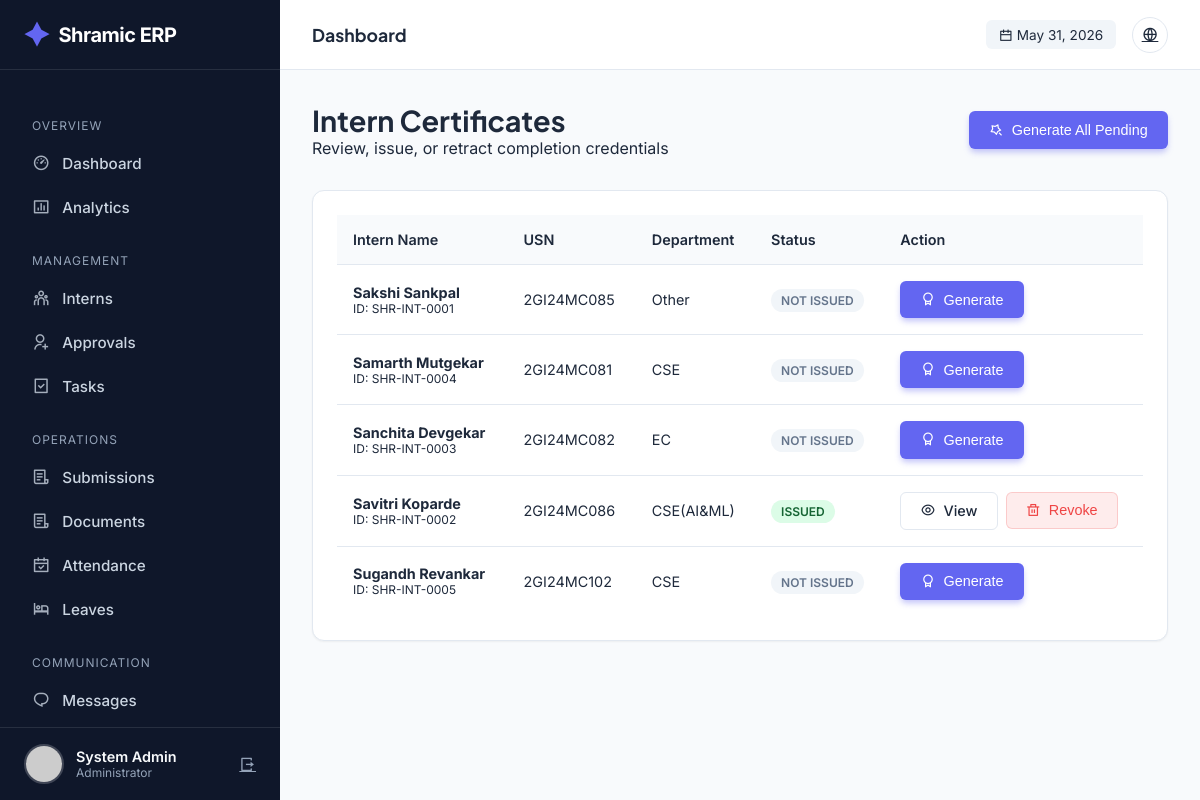
Screenshot of /admin/certificates (signed in) with the database file from the repository.
### tables this page shows
CREATE TABLE users (
            id INTEGER PRIMARY KEY AUTOINCREMENT,
            intern_id TEXT UNIQUE,
            usn TEXT UNIQUE NOT NULL,
            full_name TEXT NOT NULL,
            phone TEXT NOT NULL,
            email TEXT UNIQUE NOT NULL,
            password_hash TEXT NOT NULL,
            role TEXT NOT NULL,
            photo_url TEXT,
            status TEXT DEFAULT 'PENDING',
            is_admin BOOLEAN DEFAULT 0,
            department TEXT,
            join_date DATE,
            emergency_contact TEXT,
            address TEXT,
            last_login TIMESTAMP,
            login_count INTEGER DEFAULT 0,
            created_at TIMESTAMP DEFAULT CURRENT_TIMESTAMP,
            updated_at TIMESTAMP DEFAULT CURRENT_TIMESTAMP
        );

CREATE TABLE certificates (
            id INTEGER PRIMARY KEY AUTOINCREMENT,
            user_id INTEGER,
            certificate_type TEXT NOT NULL,
            issue_date DATE DEFAULT CURRENT_DATE,
            certificate_number TEXT UNIQUE,
            file_url TEXT,
            verification_code TEXT UNIQUE,
            performance_grade TEXT,
            skills_acquired TEXT,
            projects_completed INTEGER,
            created_at TIMESTAMP DEFAULT CURRENT_TIMESTAMP,
            FOREIGN KEY (user_id) REFERENCES users(id)
        );

### app.py (the view)
@app.route('/admin/certificates')
@login_required
@admin_required
def admin_certificates():
    conn = get_db_connection()
    cur = conn.cursor()
    cur.execute("""
        SELECT u.id, u.intern_id, u.full_name, u.role, u.department, u.usn,
               c.id as cert_id, c.certificate_number, c.issue_date
        FROM users u
        LEFT JOIN certificates c ON u.id = c.user_id
        WHERE u.is_admin = 0 AND u.status = 'APPROVED'
        ORDER BY u.full_name ASC
    """)
    interns = cur.fetchall()
    conn.close()
    return render_template('admin/certificates.html', interns=interns)

### app.py (called while the page is built)
@app.before_request
def make_session_permanent():
    session.permanent = True
    app.permanent_session_lifetime = timedelta(days=365)

def get_db_connection():
    conn = sqlite3.connect(DATABASE, timeout=30)
    conn.execute("PRAGMA busy_timeout = 30000")
    conn.row_factory = sqlite3.Row
    return conn

def get_current_datetime():
    return datetime.now(TIMEZONE)

@login_manager.user_loader
def load_user(user_id):
    conn = get_db_connection()
    cur = conn.cursor()
    cur.execute("SELECT * FROM users WHERE id = ?", (user_id,))
    user_data = cur.fetchone()
    conn.close()
    return User(dict(user_data)) if user_data else None

def admin_required(f):
    @wraps(f)
    def decorated_function(*args, **kwargs):
        if not current_user.is_authenticated or not current_user.is_admin:
            flash('Access denied. Admin privileges required.', 'error')
            return redirect(url_for('index'))
        return f(*args, **kwargs)
    return decorated_function

@app.context_processor
def inject_globals():
    unread_count = 0
    if current_user.is_authenticated:
        try:
            conn = get_db_connection()
            cur = conn.cursor()
            cur.execute("""
                SELECT COUNT(*) as count
                FROM notifications
                WHERE user_id = ? AND is_read = 0
            """, (current_user.id,))
            unread_count = cur.fetchone()['count']
            conn.close()
        except:
            pass
    return {
        'now': get_current_datetime(),
        'app_name': 'Shramic ERP',
        'unread_notifications': unread_count
    }

@app.before_request
def before_request():
        pass

### templates/admin/certificates.html (shortened to what this page needs)
{% extends "admin/base.html" %}  {% block content %}
<div
  style="
    display: flex;
    justify-content: space-between;
    align-items: center;
    margin-bottom: 2rem;
  "
>
  <div>
    <h2 style="font-size: 1.8rem; font-weight: 700">Intern Certificates</h2>
    <p style="color: var(--text-secondary)">
      Review, issue, or retract completion credentials
    </p>
  </div>
  <form
    action="{{ url_for('admin_generate_all_certificates') }}"
    method="POST"
    onsubmit="
      return confirm('Generate certificates for all eligible interns?');
    "
  >
    <button class="btn btn-primary">
      <i class="ri-magic-line"></i> Generate All Pending
    </button>
  </form>
</div>
<div class="card">
  <div class="table-container">
    <table>
      <thead>
        <tr>
          <th>Intern Name</th>
          <th>USN</th>
          <th>Department</th>
          <th>Status</th>
          <th>Action</th>
        </tr>
      </thead>
      <tbody>
        {% for intern in interns %}
        <tr>
          <td>
            <div style="font-weight: 700">{{ intern.full_name }}</div>
            <div style="font-size: 0.75rem; color: var(--text-secondary)">
              ID: {{ intern.intern_id }}
            </div>
          </td>
          <td>{{ intern.usn }}</td>
          <td>{{ intern.department }}</td>
          <td>
            {% if intern.cert_id %}
            <span class="badge badge-success">Issued</span>
            {% else %}
            <span class="badge" style="background: #f1f5f9; color: #64748b"
              >Not Issued</span
            >
            {% endif %}
          </td>
          <td>
            {% if intern.cert_id %}
            <div style="display: flex; gap: 8px">
              <a
                href="{{ url_for('admin_view_certificate', cert_id=intern.cert_id) }}"
                class="btn btn-outline btn-sm"
              >
                <i class="ri-eye-line"></i> View
              </a>
              <form
                action="{{ url_for('admin_delete_certificate', cert_id=intern.cert_id) }}"
                method="POST"
                onsubmit="return confirm('REVOKE CERTIFICATE?');"
              >
                <button
                  class="btn btn-sm"
                  style="
                    background: rgba(239, 68, 68, 0.1);
                    color: #ef4444;
                    border: 1px solid rgba(239, 68, 68, 0.2);
                  "
                >
                  <i class="ri-delete-bin-line"></i> Revoke
                </button>
              </form>
            </div>
            {% else %}
            <form
              action="{{ url_for('generate_certificate', user_id=intern.id) }}"
              method="POST"
            >
              <button class="btn btn-primary btn-sm">
                <i class="ri-award-line"></i> Generate
              </button>
            </form>
            {% endif %}
          </td>
        </tr>
        {% endfor %}
      </tbody>
    </table>
  </div>
</div>
{% endblock %}

### templates/admin/base.html (shortened to what this page needs)
<!doctype html>
<html lang="en">
  <head>
    <link
      href="https://cdn.jsdelivr.net/npm/remixicon@4.1.0/fonts/remixicon.css"
      rel="stylesheet"
    />
  </head>
  <body>
    <aside class="sidebar" id="sidebar">
      <a href="/" class="brand">
        <i class="ri-shining-2-fill"></i> Shramic ERP
      </a>
      <ul class="nav-menu">
        <li class="nav-label">Overview</li>
        <li>
          <a
            href="{{ url_for('admin_dashboard') }}"
            class="nav-link {% if request.endpoint == 'admin_dashboard' %}active{% endif %}"
            ><i class="ri-dashboard-3-line"></i> Dashboard</a
          >
        </li>
        <li>
          <a
            href="{{ url_for('admin_analytics') }}"
            class="nav-link {% if request.endpoint == 'admin_analytics' %}active{% endif %}"
            ><i class="ri-bar-chart-box-line"></i> Analytics</a
          >
        </li>
        <li class="nav-label">Management</li>
        <li>
          <a
            href="{{ url_for('admin_interns') }}"
            class="nav-link {% if request.endpoint == 'admin_interns' %}active{% endif %}"
            ><i class="ri-team-line"></i> Interns</a
          >
        </li>
        <li>
          <a
            href="{{ url_for('admin_approvals') }}"
            class="nav-link {% if request.endpoint == 'admin_approvals' %}active{% endif %}"
            ><i class="ri-user-add-line"></i> Approvals</a
          >
        </li>
        <li>
          <a
            href="{{ url_for('admin_tasks') }}"
            class="nav-link {% if request.endpoint == 'admin_tasks' %}active{% endif %}"
            ><i class="ri-task-line"></i> Tasks</a
          >
        </li>
        <li class="nav-label">Operations</li>
        <li>
          <a
            href="{{ url_for('admin_submissions') }}"
            class="nav-link {% if request.endpoint == 'admin_submissions' %}active{% endif %}"
            ><i class="ri-file-list-3-line"></i> Submissions</a
          >
        </li>
        <li>
  <a
    href="{{ url_for('admin_documents') }}"
    class="nav-link {% if request.endpoint == 'admin_documents' %}active{% endif %}"
  >
    <i class="ri-file-list-3-line"></i> Documents
  </a>
</li>
        <li>
          <a
            href="{{ url_for('admin_attendance') }}"
            class="nav-link {% if request.endpoint == 'admin_attendance' %}active{% endif %}"
            ><i class="ri-calendar-check-line"></i> Attendance</a
          >
        </li>
        <li>
          <a
            href="{{ url_for('admin_leaves') }}"
            class="nav-link {% if request.endpoint == 'admin_leaves' %}active{% endif %}"
            ><i class="ri-hotel-bed-line"></i> Leaves</a
          >
        </li>
        <li class="nav-label">Communication</li>
        <li>
          <a
            href="{{ url_for('admin_messages') }}"
            class="nav-link {% if request.endpoint == 'admin_messages' %}active{% endif %}"
            ><i class="ri-chat-1-line"></i> Messages</a
          >
        </li>
        <li>
          <a
            href="{{ url_for('admin_announcements') }}"
            class="nav-link {% if request.endpoint == 'admin_announcements' %}active{% endif %}"
            > Announcements</a
          >
        </li>
      </ul>
      <div class="user-profile">
        <img
          src="{{ url_for('static', filename='uploads/profiles/' + current_user.photo_url) if current_user.photo_url else 'https://ui-avatars.com/api/?name=Admin&background=random' }}"
          class="user-avatar"
          alt="Admin"
        />
        <div style="flex: 1; overflow: hidden">
          <div
            style="
              font-weight: 600;
              font-size: 0.9rem;
              white-space: nowrap;
              text-overflow: ellipsis;
            "
          >
            {{ current_user.full_name }}
          </div>
          <div style="font-size: 0.75rem; color: var(--text-light)">
            Administrator
          </div>
        </div>
        <a
          href="{{ url_for('logout') }}"
          title="Logout"
          style="color: var(--text-light)"
          ><i class="ri-logout-box-r-line"></i
        ></a>
      </div>
    </aside>
    <div class="main-wrapper">
      <header class="top-header">
        <div style="display: flex; align-items: center; gap: 1rem">
          <h2 class="page-title">
            {% block page_title %}Dashboard{% endblock %}
          </h2>
        </div>
        <div class="header-actions">
          <div
            style="
              font-size: 0.85rem;
              color: var(--text-secondary);
              background: #f1f5f9;
              padding: 0.4rem 0.8rem;
              border-radius: 6px;
            "
          >
            <i class="ri-calendar-line"></i> {{ now.strftime('%b %d, %Y') }}
          </div>
          <a href="{{ url_for('index') }}" class="btn-icon" title="View Site"
            ><i class="ri-global-line"></i
          ></a>
        </div>
      </header>
      <div class="content">
         {% block content %}{% endblock %}
      </div>
    </div>
  </body>
</html>

### templates/admin/base.html (style rules this page uses)
:root { --bg-body: #f8fafc; --bg-surface: #ffffff; --bg-sidebar: #0f172a; --primary: #6366f1; --primary-hover: #4f46e5; --secondary: #64748b; --text-main: #1e293b; --text-light: #94a3b8; --text-white: #f8fafc; --success: #10b981; --warning: #f59e0b; --danger: #ef4444; --border: #e2e8f0; --sidebar-width: 280px; --header-height: 70px; --shadow-sm: 0 1px 2px 0 rgb(0 0 0 / 0.05); --shadow-lg: 0 10px 15px -3px rgb(0 0 0 / 0.1), 0 4px 6px -4px rgb(0 0 0 / 0.1); --radius: 12px; }
* { margin: 0; padding: 0; box-sizing: border-box; }
body { font-family: "Inter", sans-serif; background-color: var(--bg-body); color: var(--text-main); display: flex; min-height: 100vh; }
h1, h2, h3, h4, h5 { font-family: "Plus Jakarta Sans", sans-serif; font-weight: 700; }
.sidebar { width: var(--sidebar-width); background: var(--bg-sidebar); color: var(--text-white); position: fixed; height: 100vh; display: flex; flex-direction: column; transition: transform 0.3s ease; z-index: 50; }
.brand { height: var(--header-height); display: flex; align-items: center; padding: 0 1.5rem; border-bottom: 1px solid rgba(255, 255, 255, 0.1); font-size: 1.25rem; font-weight: 700; letter-spacing: -0.5px; color: white; text-decoration: none; }
.brand i { color: var(--primary); margin-right: 10px; font-size: 1.5rem; }
.nav-menu { flex: 1; padding: 1.5rem 1rem; overflow-y: auto; list-style: none; }
.nav-label { font-size: 0.75rem; text-transform: uppercase; letter-spacing: 1px; color: var(--text-light); margin: 1.5rem 0 0.5rem 1rem; }
.nav-link { display: flex; align-items: center; gap: 12px; padding: 0.75rem 1rem; border-radius: 8px; color: #cbd5e1; text-decoration: none; transition: 0.2s; font-weight: 500; font-size: 0.95rem; }
.nav-link i { font-size: 1.1rem; opacity: 0.8; }
.user-profile { padding: 1rem 1.5rem; border-top: 1px solid rgba(255, 255, 255, 0.1); display: flex; align-items: center; gap: 12px; }
.user-avatar { width: 40px; height: 40px; border-radius: 50%; object-fit: cover; border: 2px solid rgba(255, 255, 255, 0.2); }
.main-wrapper { flex: 1; margin-left: var(--sidebar-width); display: flex; flex-direction: column; width: calc(100% - var(--sidebar-width)); }
.top-header { height: var(--header-height); background: var(--bg-surface); border-bottom: 1px solid var(--border); display: flex; align-items: center; justify-content: space-between; padding: 0 2rem; position: sticky; top: 0; z-index: 40; }
.page-title { font-size: 1.1rem; color: var(--text-main); }
.header-actions { display: flex; align-items: center; gap: 1rem; }
.btn-icon { width: 36px; height: 36px; border-radius: 50%; border: 1px solid var(--border); display: flex; align-items: center; justify-content: center; color: var(--text-secondary); cursor: pointer; transition: 0.2s; background: white; }
.content { padding: 2rem; }
.card { background: var(--bg-surface); border: 1px solid var(--border); border-radius: var(--radius); padding: 1.5rem; box-shadow: var(--shadow-sm); position: relative; overflow: hidden; }
.btn { display: inline-flex; align-items: center; gap: 8px; padding: 0.6rem 1.2rem; border-radius: 6px; font-size: 0.9rem; font-weight: 500; text-decoration: none; cursor: pointer; transition: 0.2s; border: 1px solid transparent; }
.btn-primary { background: var(--primary); color: white; box-shadow: 0 4px 6px -1px rgba(99, 102, 241, 0.4); }
.btn-outline { background: white; border-color: var(--border); color: var(--text-main); }
.table-container { overflow-x: auto; }
table { width: 100%; border-collapse: collapse; font-size: 0.9rem; }
th { text-align: left; padding: 1rem; background: #f8fafc; color: var(--text-secondary); font-weight: 600; border-bottom: 1px solid var(--border); }
td { padding: 1rem; border-bottom: 1px solid var(--border); vertical-align: middle; }
tr:last-child td { border-bottom: none; }
.badge { padding: 4px 10px; border-radius: 20px; font-size: 0.75rem; font-weight: 600; text-transform: uppercase; }
.badge-success { background: #dcfce7; color: #166534; }

### rows the page displays
users: full_name "System Admin"
users: full_name "Sakshi Sankpal", intern_id "SHR-INT-0001", usn "2GI24MC085", department "Other", shows "NOT ISSUED"
users: full_name "Samarth Mutgekar", intern_id "SHR-INT-0004", usn "2GI24MC081", department "CSE", shows "NOT ISSUED"
users: full_name "Sanchita Devgekar", intern_id "SHR-INT-0003", usn "2GI24MC082", department "EC", shows "NOT ISSUED"
certificates: full_name "Savitri Koparde", intern_id "SHR-INT-0002", usn "2GI24MC086", department "CSE(AI&ML)", shows "ISSUED"
users: full_name "Sugandh Revankar", intern_id "SHR-INT-0005", usn "2GI24MC102", department "CSE", shows "NOT ISSUED"

### other values shown
{{ now.strftime('%b %d, %Y') }} "May 31, 2026"
